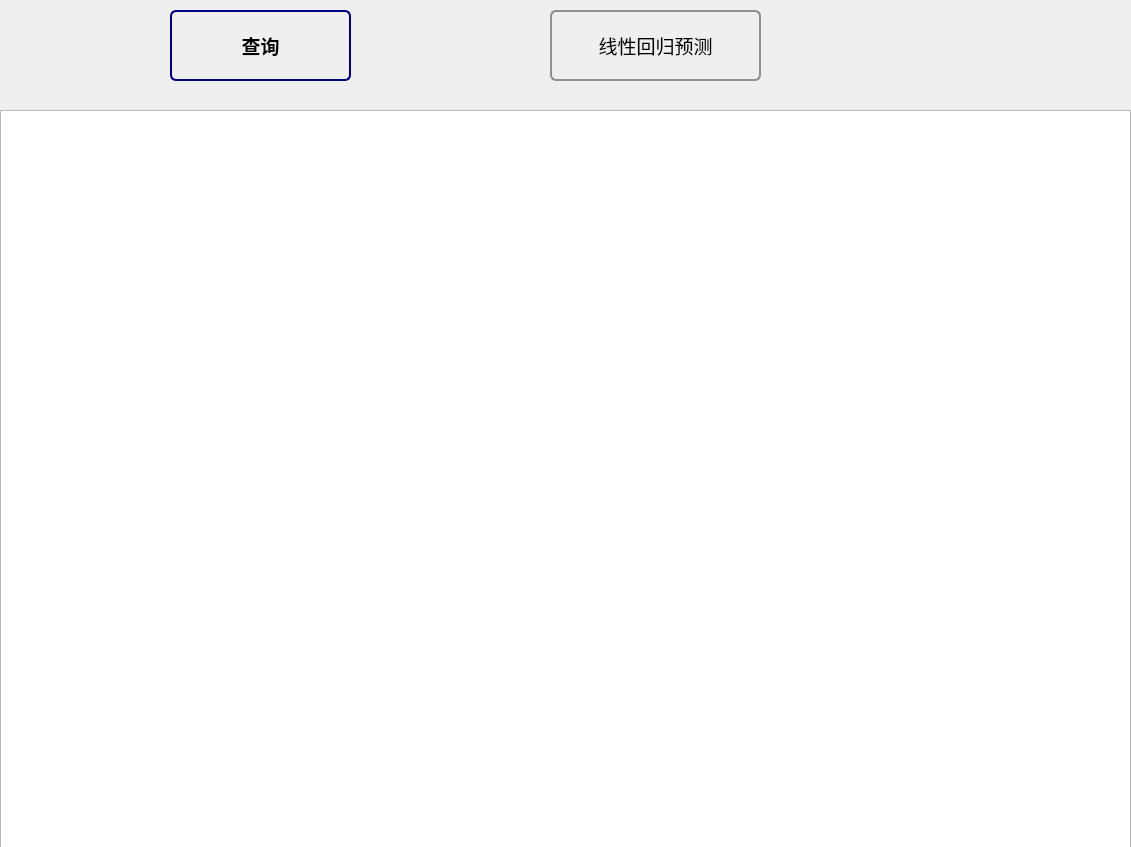
<?xml version="1.0" encoding="UTF-8"?>
<ui version="4.0">
 <class>weightDialog</class>
 <widget class="QDialog" name="weightDialog">
  <property name="geometry">
   <rect>
    <x>0</x>
    <y>0</y>
    <width>1131</width>
    <height>847</height>
   </rect>
  </property>
  <property name="windowTitle">
   <string>Dialog</string>
  </property>
  <widget class="QChartView" name="graphicsView">
   <property name="geometry">
    <rect>
     <x>0</x>
     <y>110</y>
     <width>1131</width>
     <height>751</height>
    </rect>
   </property>
  </widget>
  <widget class="QPushButton" name="pushButton">
   <property name="geometry">
    <rect>
     <x>170</x>
     <y>10</y>
     <width>181</width>
     <height>71</height>
    </rect>
   </property>
   <property name="font">
    <font>
     <pointsize>14</pointsize>
     <bold>true</bold>
    </font>
   </property>
   <property name="styleSheet">
    <string notr="true">QPushButton {
     border: 2px solid #8f8f91;
     border-radius: 6px;
     background-color: qlineargradient(x1: 0, y1: 0, x2: 0, y2: 1,
                                       stop: 0#00ff7f, stop: 1 #dadbde);
     min-width: 80px;

 }

 QPushButton:pressed {
     background-color: qlineargradient(x1: 0, y1: 0, x2: 0, y2: 1,
                                       stop: 0 #dadbde, stop: 1 #f6f7fa);
 }

 QPushButton:flat {
     border: none; /* no border for a flat push button */
 }

 QPushButton:default {
     border-color: navy; /* make the default button prominent */
 }</string>
   </property>
   <property name="text">
    <string>查询</string>
   </property>
  </widget>
  <widget class="QPushButton" name="pushButton_2">
   <property name="geometry">
    <rect>
     <x>550</x>
     <y>10</y>
     <width>211</width>
     <height>71</height>
    </rect>
   </property>
   <property name="font">
    <font>
     <pointsize>14</pointsize>
    </font>
   </property>
   <property name="styleSheet">
    <string notr="true">QPushButton {
     border: 2px solid #8f8f91;
     border-radius: 6px;
     background-color: qlineargradient(x1: 0, y1: 0, x2: 0, y2: 1,
                                       stop: 0#00ff7f, stop: 1 #dadbde);
     min-width: 80px;

 }

 QPushButton:pressed {
     background-color: qlineargradient(x1: 0, y1: 0, x2: 0, y2: 1,
                                       stop: 0 #dadbde, stop: 1 #f6f7fa);
 }

 QPushButton:flat {
     border: none; /* no border for a flat push button */
 }

 QPushButton:default {
     border-color: navy; /* make the default button prominent */
 }</string>
   </property>
   <property name="text">
    <string>线性回归预测</string>
   </property>
  </widget>
 </widget>
 <customwidgets>
  <customwidget>
   <class>QChartView</class>
   <extends>QGraphicsView</extends>
   <header location="global">qchartview.h</header>
  </customwidget>
 </customwidgets>
 <resources/>
 <connections/>
</ui>
